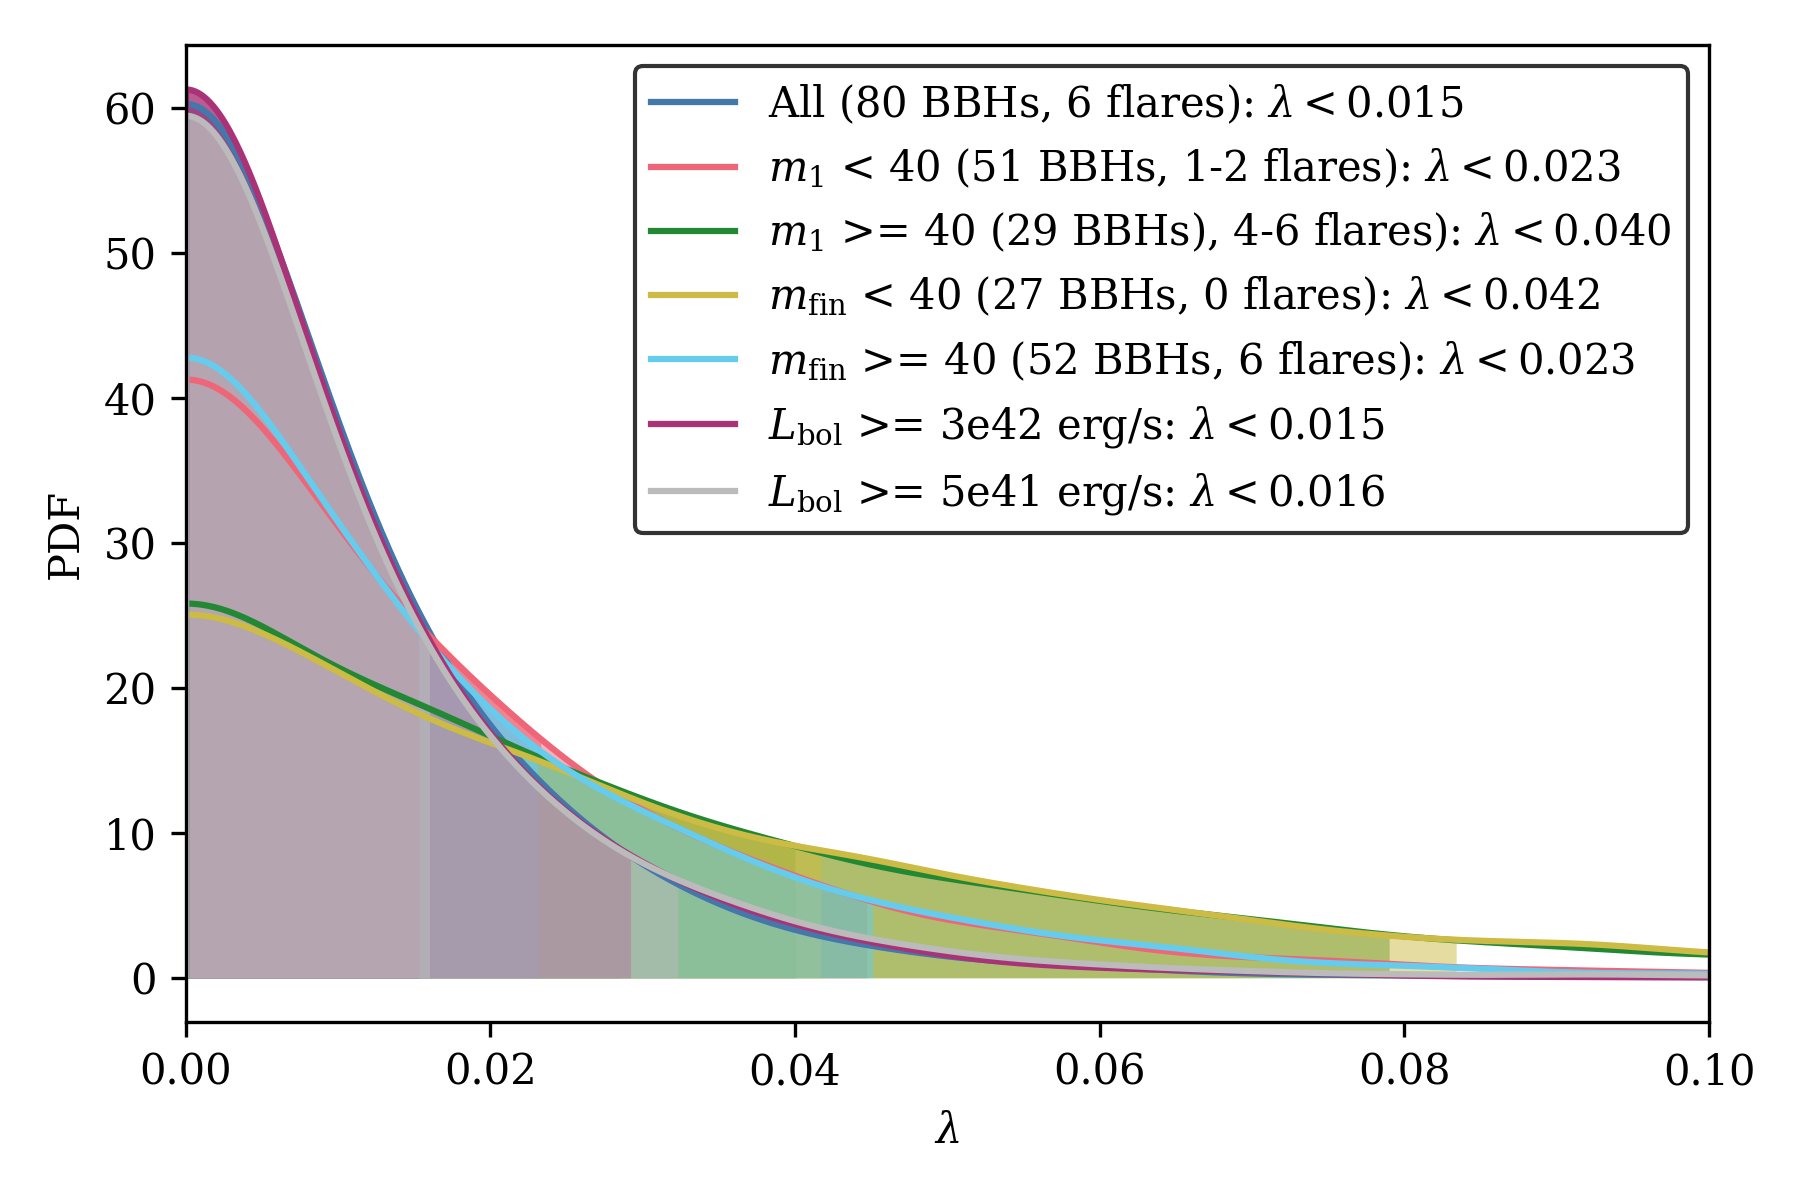

Write Python code to recreate this figure.
import os
import os.path as pa
import sys

import astropy.units as u
import matplotlib.pyplot as plt
import numpy as np
import pandas as pd
import yaml
from matplotlib.patches import Patch
from scipy.stats import gaussian_kde

# Local imports
sys.path.append(pa.dirname(pa.dirname(pa.dirname(__file__))))
import utils.graham23_tables as g23
from utils import inference
from utils.paths import PROJDIR
from utils.stats import calc_zero_cl, cl_around_mode

# Style file
plt.style.use(f"{PROJDIR}/plots/matplotlibrc.mplstyle")

################################################################################


def plot_lambda_posterior(path, plot_kwargs={}, ax=None):
    # Load samples
    samples = np.loadtxt(pa.join(path, "O4_samples_graham23.dat"))
    samples_kde = np.concatenate([samples, -samples, 2 - samples])
    # Gaussian kde
    kernel = gaussian_kde(samples_kde, bw_method=0.005)
    x = np.linspace(0, 0.1, 1001)
    pdf = 3 * kernel(
        x
    )  # "3 *" because the KDE is normalized over [-samples_max, samples_max]
    # Quantiles
    quants = cl_around_mode(x, pdf)
    peak = quants[0]
    lo = peak - quants[1]
    hi = quants[2] - peak
    if peak == 0:
        quantstr = f"$\lambda < {hi:.3f}$"
    else:
        quantstr = f"$\lambda = {peak:.3f}_{{- {lo:.3f}}}^{{+ {hi:.3f}}}$"
    # Plot
    plot_kwargs["label"] += f": {quantstr}"
    lines = ax.plot(x, pdf, rasterized=True, **plot_kwargs)
    ax.fill_between(
        x,
        0,
        pdf,
        where=(x >= quants[1]) & (x <= quants[2]),
        color=lines[0].get_color(),
        alpha=0.6,
        lw=0,
        rasterized=True,
    )
    ax.fill_between(
        x,
        0,
        pdf,
        where=(x >= 0) & (x <= np.quantile(samples, 0.9)),
        color=lines[0].get_color(),
        alpha=0.5,
        lw=0,
        rasterized=True,
    )
    # Plot line for median
    ax.vlines(
        peak,
        0,
        pdf[np.digitize(peak, x) - 1],
        color=lines[0].get_color(),
        rasterized=True,
    )
    # ax.text(
    #     0.95,
    #     # 3.15 - float(pa.basename(directory)) / 4, # for jobs 9, 10
    #     0.95,
    #     f"$\lambda_{{1 \sigma}} = {hi:.3f}$\n$\lambda_{{90\%}} = {np.quantile(samples, 0.9):.3f}$",
    #     ha="right",
    #     va="top",
    #     transform=ax.transAxes,
    #     fontsize=10,
    #     bbox=dict(
    #         facecolor="none",
    #         edgecolor=lines[0].get_color(),
    #         lw=1,
    #         pad=2,
    #     ),
    #     rasterized=True,
    # )
    # Print quantiles
    for q in [0.1, 0.16, 0.5, 0.84, 0.9]:
        v = np.quantile(samples, q)
        print(f"Quantiles {q}: {v:6.3f}")
    print(f"Bayes factor [peak={peak:.3f}]/0: {(kernel(peak) / kernel(0))[0]}")
    if peak != 0:
        calc_zero_cl(x, pdf)


def plot_lambda_posterior_hist(path, plot_kwargs={}, ax=None):
    # Load samples
    samples = np.loadtxt(pa.join(path, "O4_samples_graham23.dat"))
    # Plot
    ax.hist(
        samples,
        bins=50,
        density=True,
        histtype="step",
        **plot_kwargs,
    )


def plot_lambda_posteriors(paths):
    # Initialize figure
    fig, ax = plt.subplots(
        1,
        1,
        figsize=(6, 4),
    )
    # Plot
    for path, label in zip(
        paths,
        [
            "All (80 BBHs, 6 flares)",
            r"$m_1$ < 40 (51 BBHs, 1-2 flares)",
            r"$m_1$ >= 40 (29 BBHs), 4-6 flares)",
            r"$m_{\rm fin}$ < 40 (27 BBHs, 0 flares)",
            r"$m_{\rm fin}$ >= 40 (52 BBHs, 6 flares)",
            r"$L_{\rm bol}$ >= 3e42 erg/s",
            r"$L_{\rm bol}$ >= 5e41 erg/s",
        ],
    ):
        plot_lambda_posterior(
            # plot_lambda_posterior_hist(
            path,
            ax=ax,
            plot_kwargs={"label": label},
        )
    # Format
    ax.set_xlim(0, 0.1)
    ax.set_xlabel(r"$\lambda$")
    ax.set_ylabel("PDF")
    ax.legend(
        # title="Flares/AGN/day",
        loc="upper right",
        edgecolor="k",
    )
    # Save
    plt.tight_layout()
    plt.savefig(
        __file__.replace(".py", ".pdf"),
        # __file__.replace(".py", "_hist.pdf"),
        dpi=300,
    )
    plt.savefig(
        __file__.replace(".py", ".png"),
        # __file__.replace(".py", "_hist.png"),
        dpi=300,
    )
    plt.close()


################################################################################

# Get the directory path from the command line
if len(sys.argv) == 1:
    _default_array_jobs = [11, 12, 13, 14, 15, 16, 17]
    print(f"Usage: python {pa.basename(__file__)} <path_to_directory>")
    print(f"Defaulting to array jobs {_default_array_jobs}.")
    paths = [
        pa.join(PROJDIR, f"Posterior_sims_lambda_O4/array/{i}")
        for i in _default_array_jobs
    ]
else:
    paths = sys.argv[1:]

# Plot the association probabilities
plot_lambda_posteriors(paths)
